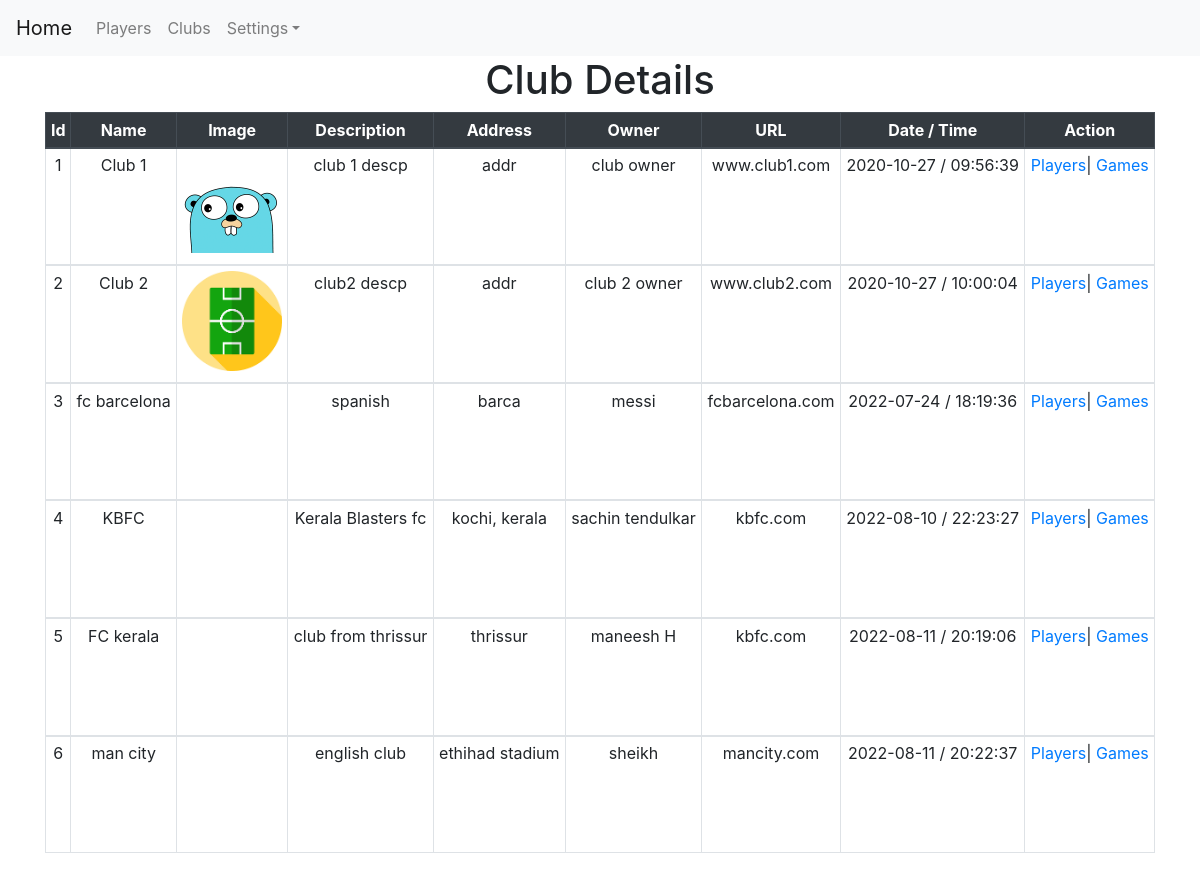
Screenshot of /user_club_master_view with the database file from the repository.
### myapp/models.py (models this page shows)
class club_master(models.Model):
    user = models.ForeignKey(user_login, on_delete=models.CASCADE)
    club_name = models.CharField(max_length=150)
    c_descp = models.CharField(max_length=500)
    c_flag = models.CharField(max_length=250)
    addr = models.CharField(max_length=500)
    owner_details = models.CharField(max_length=150)
    dt = models.CharField(max_length=50)
    tm = models.CharField(max_length=50)
    remarks = models.CharField(max_length=350)
    url = models.CharField(max_length=250)

### myapp/views.py (the view)
# urls.py: path('user_club_master_view', views.user_club_master_view, name='user_club_master_view'),
def user_club_master_view(request):
    cm_l = club_master.objects.all()
    context = {'club_list': cm_l}
    return render(request, './myapp/user_club_master_view.html',context)

### myapp/templates/myapp/user_club_master_view.html (shortened to what this page needs)
{% extends 'myapp/user_base.html' %}
{% load static %}
{% block body %}
<center>
    <h1>Club Details</h1>
    <div class="container">
    <form role="form" name="frm" action="{% url 'user_club_master_view'%}" method="post">
        <div class="table-responsive-lg">
        <table class="tablecenterheadCSS table table-hover table-bordered table-sm">
            <thead class="thead-dark">
            <tr>
                <th>Id</th>
                <th>Name</th>
                <th>Image</th>
                <th>Description</th>
                <th>Address</th>
                <th>Owner</th>
                <th>URL</th>
                <th>Date / Time</th>
                <th>Action</th>
            </tr>
            </thead>
            {% for cm in club_list %}
            <tbody>
            <tr>
                <td>{{ cm.id }}</td>
                <td>{{ cm.club_name }}</td>
                <td><embed src="../static/myapp/media/{{ cm.c_flag }}" width="100" height="100"></embed></td>
                <td>{{ cm.c_descp}}</td>
                <td>{{ cm.addr}}</td>
                <td>{{ cm.owner_details}}</td>
                <td>{{ cm.url}}</td>
                <td>{{ cm.dt }} / {{ cm.tm }}</td>
                <td>
                    <a href="../user_club_player_view?club_id={{ cm.user_id }}">Players</a>|
                     <a href="../user_club_games_view?club_id={{ cm.user_id }}">Games</a>
                </td>
            </tr>
            <tbody>
            {% endfor %}
        </table>
        </div>
    </form>
    </div>
</center>
{% endblock %}

### myapp/templates/myapp/user_club_master_view.html (style rules this page uses)
.tablecenterheadCSS th { text-align:center; }
.tablecenterheadCSS td { text-align:center; }

### myapp/templates/myapp/user_base.html (style rules this page uses)
body { background-repeat: no-repeat; background-attachment: fixed; background-size: cover; }

### rows the page displays
club_master: id "1", club_name "Club 1", c_descp "club 1 descp", addr "addr", owner_details "club owner", url "www.club1.com", dt "2020-10-27", tm "09:56:39"
club_master: id "2", club_name "Club 2", c_descp "club2 descp", addr "addr", owner_details "club 2 owner", url "www.club2.com", dt "2020-10-27", tm "10:00:04"
club_master: id "3", club_name "fc barcelona", c_descp "spanish", addr "barca", owner_details "messi", url "fcbarcelona.com", dt "2022-07-24", tm "18:19:36"
club_master: id "4", club_name "KBFC", c_descp "Kerala Blasters fc", addr "kochi, kerala", owner_details "sachin tendulkar", url "kbfc.com", dt "2022-08-10", tm "22:23:27"
club_master: id "5", club_name "FC kerala", c_descp "club from thrissur", addr "thrissur", owner_details "maneesh H", url "kbfc.com", dt "2022-08-11", tm "20:19:06"
club_master: id "6", club_name "man city", c_descp "english club", addr "ethihad stadium", owner_details "sheikh", url "mancity.com", dt "2022-08-11", tm "20:22:37"
